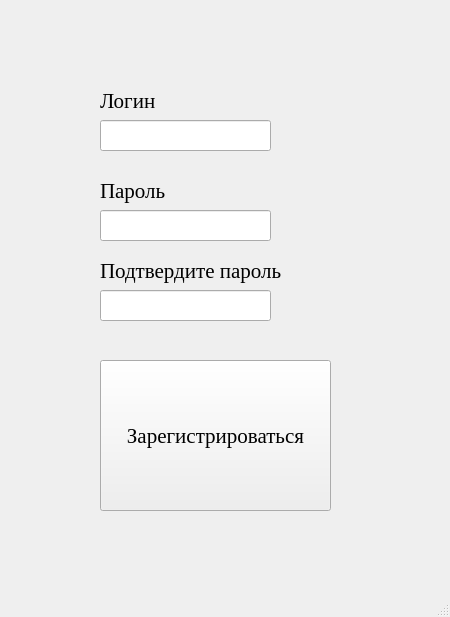
<?xml version="1.0" encoding="UTF-8"?>
<ui version="4.0">
 <class>Register_window</class>
 <widget class="QMainWindow" name="Register_window">
  <property name="geometry">
   <rect>
    <x>0</x>
    <y>0</y>
    <width>450</width>
    <height>617</height>
   </rect>
  </property>
  <property name="windowTitle">
   <string>Регистрация</string>
  </property>
  <widget class="QWidget" name="centralwidget">
   <widget class="QLabel" name="login_label">
    <property name="geometry">
     <rect>
      <x>100</x>
      <y>70</y>
      <width>101</width>
      <height>61</height>
     </rect>
    </property>
    <property name="font">
     <font>
      <family>Georgia</family>
      <pointsize>16</pointsize>
     </font>
    </property>
    <property name="text">
     <string>Логин</string>
    </property>
   </widget>
   <widget class="QLineEdit" name="login_input">
    <property name="geometry">
     <rect>
      <x>100</x>
      <y>120</y>
      <width>171</width>
      <height>31</height>
     </rect>
    </property>
    <property name="font">
     <font>
      <family>Georgia</family>
      <pointsize>16</pointsize>
     </font>
    </property>
   </widget>
   <widget class="QLineEdit" name="password_input">
    <property name="geometry">
     <rect>
      <x>100</x>
      <y>210</y>
      <width>171</width>
      <height>31</height>
     </rect>
    </property>
    <property name="font">
     <font>
      <family>Georgia</family>
      <pointsize>16</pointsize>
     </font>
    </property>
    <property name="echoMode">
     <enum>QLineEdit::Password</enum>
    </property>
   </widget>
   <widget class="QLabel" name="password_label">
    <property name="geometry">
     <rect>
      <x>100</x>
      <y>160</y>
      <width>101</width>
      <height>61</height>
     </rect>
    </property>
    <property name="font">
     <font>
      <family>Georgia</family>
      <pointsize>16</pointsize>
     </font>
    </property>
    <property name="text">
     <string>Пароль</string>
    </property>
   </widget>
   <widget class="QLineEdit" name="check_password_input">
    <property name="geometry">
     <rect>
      <x>100</x>
      <y>290</y>
      <width>171</width>
      <height>31</height>
     </rect>
    </property>
    <property name="font">
     <font>
      <family>Georgia</family>
      <pointsize>16</pointsize>
     </font>
    </property>
    <property name="text">
     <string/>
    </property>
    <property name="echoMode">
     <enum>QLineEdit::Password</enum>
    </property>
   </widget>
   <widget class="QLabel" name="check_password_label">
    <property name="geometry">
     <rect>
      <x>100</x>
      <y>240</y>
      <width>221</width>
      <height>61</height>
     </rect>
    </property>
    <property name="font">
     <font>
      <family>Georgia</family>
      <pointsize>16</pointsize>
     </font>
    </property>
    <property name="text">
     <string>Подтвердите пароль</string>
    </property>
   </widget>
   <widget class="QPushButton" name="register_button">
    <property name="geometry">
     <rect>
      <x>100</x>
      <y>360</y>
      <width>231</width>
      <height>151</height>
     </rect>
    </property>
    <property name="font">
     <font>
      <family>Georgia</family>
      <pointsize>16</pointsize>
     </font>
    </property>
    <property name="text">
     <string>Зарегистрироваться</string>
    </property>
   </widget>
  </widget>
  <widget class="QMenuBar" name="menubar">
   <property name="geometry">
    <rect>
     <x>0</x>
     <y>0</y>
     <width>450</width>
     <height>21</height>
    </rect>
   </property>
  </widget>
  <widget class="QStatusBar" name="statusbar"/>
 </widget>
 <resources/>
 <connections/>
</ui>
